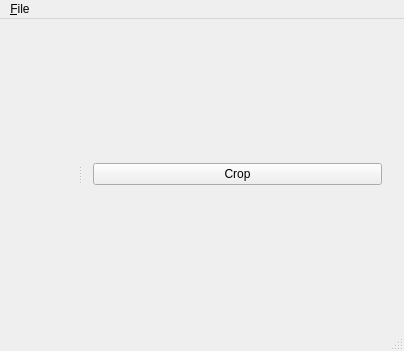
<?xml version="1.0" encoding="UTF-8"?>
<ui version="4.0">
 <class>MainWindow</class>
 <widget class="QMainWindow" name="MainWindow">
  <property name="geometry">
   <rect>
    <x>0</x>
    <y>0</y>
    <width>404</width>
    <height>351</height>
   </rect>
  </property>
  <property name="windowTitle">
   <string>MainWindow</string>
  </property>
  <widget class="QWidget" name="centralWidget">
   <layout class="QHBoxLayout" name="horizontalLayout">
    <item>
     <widget class="QSplitter" name="splitter">
      <property name="orientation">
       <enum>Qt::Horizontal</enum>
      </property>
      <property name="childrenCollapsible">
       <bool>false</bool>
      </property>
      <widget class="QWidget" name="layoutWidget">
       <layout class="QVBoxLayout" name="verticalLayout_2"/>
      </widget>
      <widget class="QWidget" name="layoutWidget">
       <layout class="QVBoxLayout" name="verticalLayout">
        <item>
         <widget class="QPushButton" name="btnCrop">
          <property name="text">
           <string>Crop</string>
          </property>
         </widget>
        </item>
       </layout>
      </widget>
     </widget>
    </item>
   </layout>
  </widget>
  <widget class="QMenuBar" name="menuBar">
   <property name="geometry">
    <rect>
     <x>0</x>
     <y>0</y>
     <width>404</width>
     <height>24</height>
    </rect>
   </property>
   <widget class="QMenu" name="menu_File">
    <property name="title">
     <string>&amp;File</string>
    </property>
    <addaction name="action_Open_source_Image"/>
    <addaction name="action_Save_cropped_image"/>
   </widget>
   <addaction name="menu_File"/>
  </widget>
  <widget class="QStatusBar" name="statusBar"/>
  <action name="action_Open_source_Image">
   <property name="text">
    <string>&amp;Open Source Image</string>
   </property>
  </action>
  <action name="action_Save_cropped_image">
   <property name="text">
    <string>&amp;Save cropped image</string>
   </property>
  </action>
 </widget>
 <layoutdefault spacing="6" margin="11"/>
 <resources/>
 <connections>
  <connection>
   <sender>action_Open_source_Image</sender>
   <signal>triggered()</signal>
   <receiver>MainWindow</receiver>
   <slot>openSourceImage()</slot>
   <hints>
    <hint type="sourcelabel">
     <x>-1</x>
     <y>-1</y>
    </hint>
    <hint type="destinationlabel">
     <x>201</x>
     <y>175</y>
    </hint>
   </hints>
  </connection>
  <connection>
   <sender>action_Save_cropped_image</sender>
   <signal>triggered()</signal>
   <receiver>MainWindow</receiver>
   <slot>saveCroppedImage()</slot>
   <hints>
    <hint type="sourcelabel">
     <x>-1</x>
     <y>-1</y>
    </hint>
    <hint type="destinationlabel">
     <x>201</x>
     <y>175</y>
    </hint>
   </hints>
  </connection>
 </connections>
 <slots>
  <slot>openSourceImage()</slot>
  <slot>saveCroppedImage()</slot>
 </slots>
</ui>
